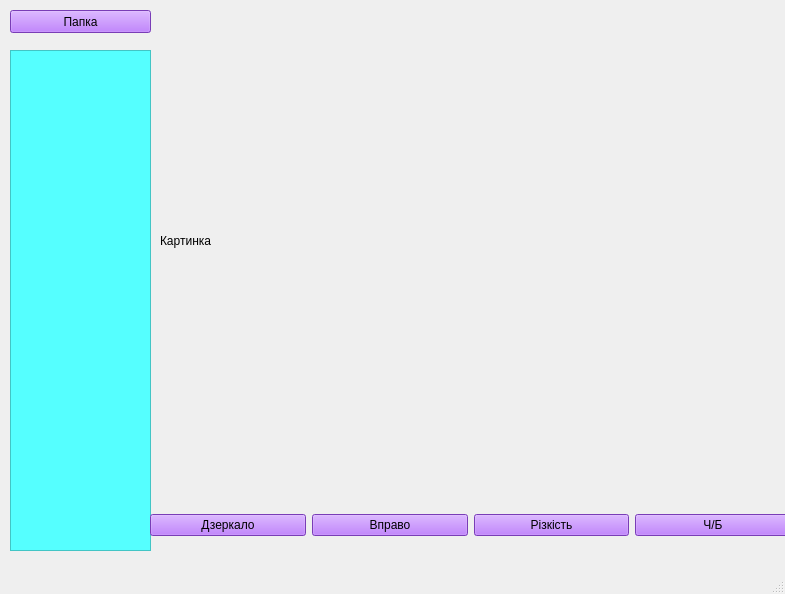
<?xml version="1.0" encoding="UTF-8"?>
<ui version="4.0">
 <class>MainWindow</class>
 <widget class="QMainWindow" name="MainWindow">
  <property name="geometry">
   <rect>
    <x>0</x>
    <y>0</y>
    <width>785</width>
    <height>594</height>
   </rect>
  </property>
  <property name="windowTitle">
   <string>Easy Editor</string>
  </property>
  <property name="styleSheet">
   <string notr="true"/>
  </property>
  <widget class="QWidget" name="centralwidget">
   <widget class="QPushButton" name="btn_dir">
    <property name="geometry">
     <rect>
      <x>10</x>
      <y>10</y>
      <width>141</width>
      <height>23</height>
     </rect>
    </property>
    <property name="styleSheet">
     <string notr="true">background-color: rgb(170, 85, 255);</string>
    </property>
    <property name="text">
     <string>Папка</string>
    </property>
   </widget>
   <widget class="QListWidget" name="lw_files">
    <property name="geometry">
     <rect>
      <x>10</x>
      <y>50</y>
      <width>141</width>
      <height>501</height>
     </rect>
    </property>
    <property name="styleSheet">
     <string notr="true">background-color: rgb(255, 0, 255);
background-color: rgb(85, 255, 255);</string>
    </property>
   </widget>
   <widget class="QLabel" name="lb_image">
    <property name="geometry">
     <rect>
      <x>160</x>
      <y>-10</y>
      <width>621</width>
      <height>501</height>
     </rect>
    </property>
    <property name="styleSheet">
     <string notr="true"/>
    </property>
    <property name="text">
     <string>Картинка</string>
    </property>
   </widget>
   <widget class="QWidget" name="horizontalLayoutWidget">
    <property name="geometry">
     <rect>
      <x>150</x>
      <y>500</y>
      <width>641</width>
      <height>51</height>
     </rect>
    </property>
    <layout class="QHBoxLayout" name="horizontalLayout">
     <item>
      <widget class="QPushButton" name="btn_flip">
       <property name="styleSheet">
        <string notr="true">
background-color: rgb(170, 85, 255);</string>
       </property>
       <property name="text">
        <string>Дзеркало</string>
       </property>
      </widget>
     </item>
     <item>
      <widget class="QPushButton" name="btn_right">
       <property name="styleSheet">
        <string notr="true">background-color: rgb(170, 85, 255);</string>
       </property>
       <property name="text">
        <string>Вправо</string>
       </property>
      </widget>
     </item>
     <item>
      <widget class="QPushButton" name="btn_sharp">
       <property name="styleSheet">
        <string notr="true">background-color: rgb(170, 85, 255);</string>
       </property>
       <property name="text">
        <string>Різкість</string>
       </property>
      </widget>
     </item>
     <item>
      <widget class="QPushButton" name="btn_bw">
       <property name="styleSheet">
        <string notr="true">background-color: rgb(170, 85, 255);</string>
       </property>
       <property name="text">
        <string>Ч/Б</string>
       </property>
      </widget>
     </item>
    </layout>
   </widget>
  </widget>
  <widget class="QMenuBar" name="menubar">
   <property name="geometry">
    <rect>
     <x>0</x>
     <y>0</y>
     <width>785</width>
     <height>18</height>
    </rect>
   </property>
  </widget>
  <widget class="QStatusBar" name="statusbar"/>
 </widget>
 <resources/>
 <connections/>
</ui>
